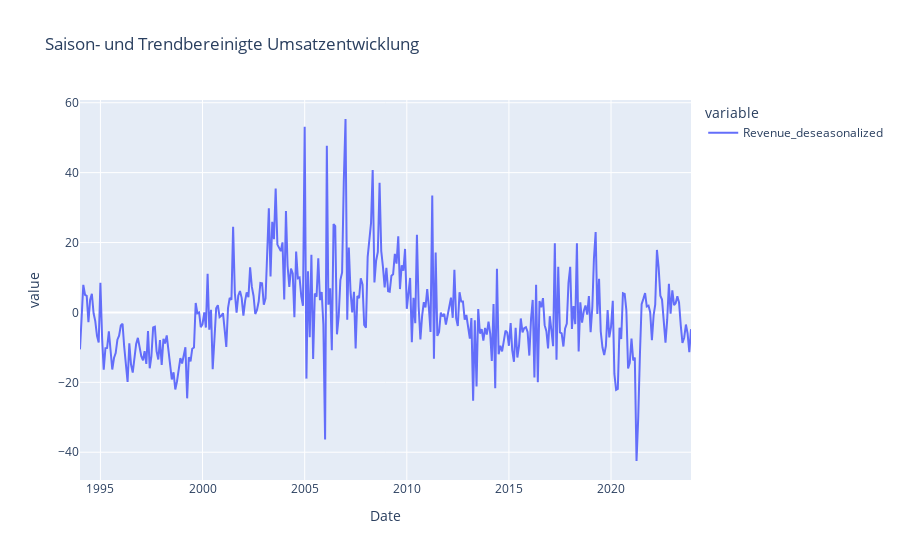

The cell this chart's notebook holds for it:
### Markdown cell above
### 6.2 Saisonbereinigung

### Code cell
# STL-Decomposition für Saisonbereinigung
stl = STL(df_merged['Revenue_detrended'], period=12)
# Anpassen der STL-Methode an die Daten
result = stl.fit()
# Berechnung der saisonbereinigten Umsätze
# Saisonbereinigte Umsätze = Trendbereinigte Umsätze - Saisonale Komponente
df_merged['Revenue_deseasonalized'] = df_merged['Revenue_detrended'] - result.seasonal
# Darstellung der Saisonalitätsbereinigung
fig_deseasonalized = px.line(df_merged, x="Date", y=["Revenue_deseasonalized"], title="Saison- und Trendbereinigte Umsatzentwicklung")
fig_deseasonalized

### Figure 1 — Plotly figure (JSON) as saved in the notebook; plotly's stock layout.template omitted (floating-point values rounded to 4 significant figures; data arrays with more than 128 entries replaced by an {"elided": "..."} marker saying what was removed)
{"data": [{"hovertemplate": "variable=Revenue_deseasonalized<br>Date=%{x}<br>value=%{y}<extra></extra>", "legendgroup": "Revenue_deseasonalized", "line": {"color": "#636efa", "dash": "solid"}, "marker": {"symbol": "circle"}, "mode": "lines", "name": "Revenue_deseasonalized", "orientation": "v", "showlegend": true, "type": "scatter", "x": {"elided": "360 str values"}, "xaxis": "x", "y": {"elided": "360 float values"}, "yaxis": "y"}], "layout": {"legend": {"title": {"text": "variable"}, "tracegroupgap": 0}, "title": {"text": "Saison- und Trendbereinigte Umsatzentwicklung"}, "xaxis": {"anchor": "y", "domain": [0, 1], "title": {"text": "Date"}}, "yaxis": {"anchor": "x", "domain": [0, 1], "title": {"text": "value"}}}}
